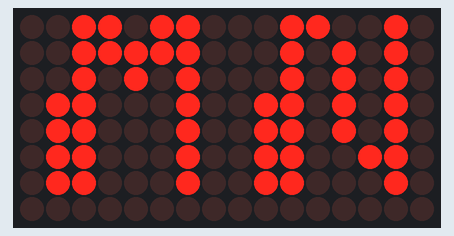
This sketch was run on a simulated Arduino Uno, built with avr-gcc and run on an emulated ATmega328P. On the bench: 16×8 LED matrix. Random numbers use the default seed unless the sketch sets one.

Above: at 0.1 s.
At 4.1 s:
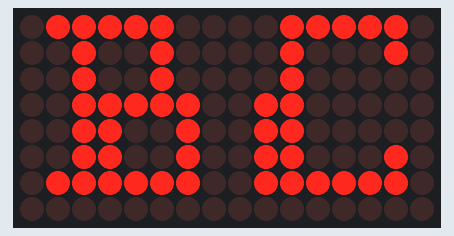
At 8.1 s:
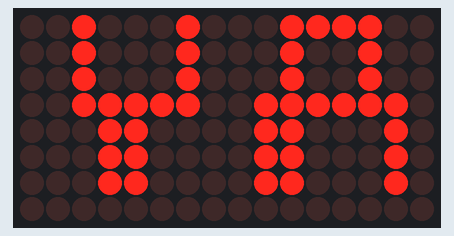
At 12.1 s:
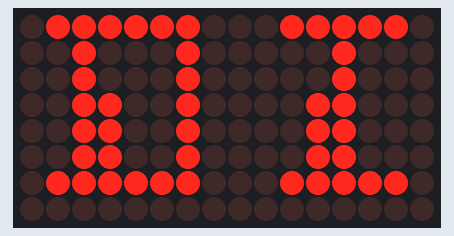
At 18.1 s:
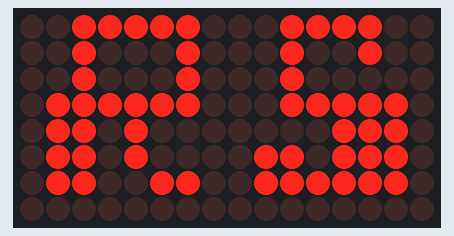
At 38.1 s:
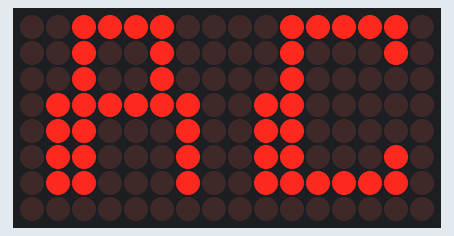

The sketch:

duaModulLED.ino
```cpp
// Contoh penggunaan dua modul MAX7219

#include "LedControl.h"

const int JUMLAH_LED = 2;
const byte PIN_CS  = 10;
const byte PIN_CLK = 11;
const byte PIN_DIN = 12;

const byte HURUF[] =
{
  0x3C, 0x24, 0x24, 0x7E, 0x62, 0x62, 0x62, 0x00, // A
  0x7C, 0x24, 0x24, 0x3E, 0x32, 0x32, 0x7E, 0x00, // B
  0x3E, 0x22, 0x20, 0x60, 0x60, 0x62, 0x7E, 0x00, // C
  0x7E, 0x22, 0x22, 0x32, 0x32, 0x32, 0x7E, 0x00, // D
  0x3E, 0x20, 0x20, 0x78, 0x60, 0x60, 0x7E, 0x00, // E
  0x3E, 0x20, 0x20, 0x78, 0x60, 0x60, 0x60, 0x00, // F
  0x3E, 0x22, 0x20, 0x6E, 0x62, 0x62, 0x7E, 0x00, // G
  0x24, 0x24, 0x24, 0x7E, 0x62, 0x62, 0x62, 0x00, // H
  0x3E, 0x08, 0x08, 0x18, 0x18, 0x18, 0x3E, 0x00, // I
  0x1C, 0x08, 0x08, 0x0C, 0x0C, 0x4C, 0x7C, 0x00, // J
  0x24, 0x24, 0x28, 0x70, 0x68, 0x68, 0x66, 0x00, // K
  0x20, 0x20, 0x20, 0x60, 0x60, 0x62, 0x7E, 0x00, // L
  0x36, 0x3E, 0x2A, 0x62, 0x62, 0x62, 0x62, 0x00, // M
  0x32, 0x2A, 0x2A, 0x6A, 0x6A, 0x66, 0x62, 0x00, // N
  0x3E, 0x22, 0x22, 0x62, 0x62, 0x62, 0x7E, 0x00, // O
  0x3E, 0x22, 0x22, 0x7E, 0x60, 0x60, 0x60, 0x00, // P
  0x3E, 0x22, 0x22, 0x62, 0x6A, 0x64, 0x7A, 0x00, // Q
  0x3E, 0x22, 0x22, 0x7E, 0x68, 0x68, 0x66, 0x00, // R
  0x3C, 0x24, 0x20, 0x3E, 0x0E, 0x6E, 0x7E, 0x00, // S
  0x3E, 0x08, 0x08, 0x18, 0x18, 0x18, 0x18, 0x00, // T
  0x22, 0x22, 0x22, 0x62, 0x62, 0x62, 0x7E, 0x00, // U
  0x22, 0x22, 0x22, 0x64, 0x68, 0x70, 0x60, 0x00, // V
  0x22, 0x22, 0x22, 0x6A, 0x6A, 0x7E, 0x7E, 0x00, // W
  0x24, 0x24, 0x3C, 0x18, 0x7E, 0x62, 0x62, 0x00, // X
  0x22, 0x22, 0x22, 0x3E, 0x18, 0x18, 0x18, 0x00, // Y
  0x7E, 0x42, 0x1E, 0x60, 0x60, 0x62, 0x7E, 0x00, // Z
};

String pesan[13] = { "YA", "OK", "AC", "BC", "DI", "AF",
                     "GO", "MN", "PQ", "RS", "UT", "VW", "EX"};

LedControl lc = LedControl(PIN_DIN, PIN_CLK, PIN_CS, JUMLAH_LED);

void setup()
{
  // Menghidupkan kedua matriks LED
  lc.shutdown(0, false);
  lc.shutdown(1, false);

  // Mengatur intensitas kecerahan (0 hingga 15)
  lc.setIntensity(0, 8);
  lc.setIntensity(1, 8);

  // Menghapus layar
  lc.clearDisplay(0);
  lc.clearDisplay(1);
}

void loop()
{
  byte bilAcak = random(10);
  String teks = pesan[bilAcak];

  tampilkanKar(0, teks.charAt(0));
  tampilkanKar(1, teks.charAt(1));

  delay(2000);
}

void tampilkanKar(int nomor, char karakter)
{
  int posisi = (karakter - 'A') * 8;

  // Tampilkan
  for (int baris = 0; baris < 8; baris++)
  {
    byte nilai = HURUF[baris + posisi];
    lc.setRow(nomor, baris, nilai);
  }
}
```

Measured:
- what the display in image 1 shows lasts 2.0 s, from 4.0 s to 6.0 s
